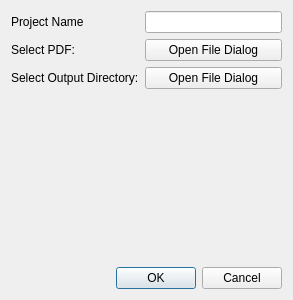
<?xml version="1.0" encoding="UTF-8"?>
<ui version="4.0">
 <class>NewProjectDialog</class>
 <widget class="QDialog" name="NewProjectDialog">
  <property name="geometry">
   <rect>
    <x>0</x>
    <y>0</y>
    <width>293</width>
    <height>300</height>
   </rect>
  </property>
  <property name="sizePolicy">
   <sizepolicy hsizetype="Fixed" vsizetype="Fixed">
    <horstretch>0</horstretch>
    <verstretch>0</verstretch>
   </sizepolicy>
  </property>
  <property name="windowTitle">
   <string>Dialog</string>
  </property>
  <layout class="QGridLayout" name="gridLayout">
   <item row="0" column="0">
    <layout class="QFormLayout" name="formLayout">
     <item row="1" column="0">
      <widget class="QLabel" name="selectPdfLabel">
       <property name="text">
        <string>Select PDF:</string>
       </property>
      </widget>
     </item>
     <item row="1" column="1">
      <widget class="QPushButton" name="selectPdfButton">
       <property name="text">
        <string>Open File Dialog</string>
       </property>
      </widget>
     </item>
     <item row="2" column="1">
      <widget class="QPushButton" name="selectOutDirButton">
       <property name="text">
        <string>Open File Dialog</string>
       </property>
      </widget>
     </item>
     <item row="2" column="0">
      <widget class="QLabel" name="selectOutDirLabel">
       <property name="text">
        <string>Select Output Directory:</string>
       </property>
      </widget>
     </item>
     <item row="0" column="0">
      <widget class="QLabel" name="projNameLabel">
       <property name="text">
        <string>Project Name</string>
       </property>
      </widget>
     </item>
     <item row="0" column="1">
      <widget class="QLineEdit" name="projNameLineEdit"/>
     </item>
    </layout>
   </item>
   <item row="1" column="0">
    <widget class="QDialogButtonBox" name="buttonBox">
     <property name="orientation">
      <enum>Qt::Orientation::Horizontal</enum>
     </property>
     <property name="standardButtons">
      <set>QDialogButtonBox::StandardButton::Cancel|QDialogButtonBox::StandardButton::Ok</set>
     </property>
    </widget>
   </item>
  </layout>
 </widget>
 <resources/>
 <connections>
  <connection>
   <sender>buttonBox</sender>
   <signal>accepted()</signal>
   <receiver>NewProjectDialog</receiver>
   <slot>accept()</slot>
   <hints>
    <hint type="sourcelabel">
     <x>248</x>
     <y>254</y>
    </hint>
    <hint type="destinationlabel">
     <x>157</x>
     <y>274</y>
    </hint>
   </hints>
  </connection>
  <connection>
   <sender>buttonBox</sender>
   <signal>rejected()</signal>
   <receiver>NewProjectDialog</receiver>
   <slot>reject()</slot>
   <hints>
    <hint type="sourcelabel">
     <x>316</x>
     <y>260</y>
    </hint>
    <hint type="destinationlabel">
     <x>286</x>
     <y>274</y>
    </hint>
   </hints>
  </connection>
 </connections>
</ui>
